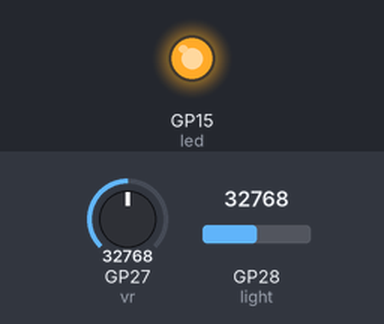
Simulated run of this program. Board: Raspberry Pi Pico running MicroPython. Parts: output pins drawn as LEDs (lit = HIGH). The inputs (shaded band) are chosen by the test bench; at power-on: GP27 (vr) = 32768, GP28 (light) = 32768 (analog values on the 0–65535 scale). What the program prints to the serial console is not drawn.

Above: at 5.0 s.
At 15.0 s:
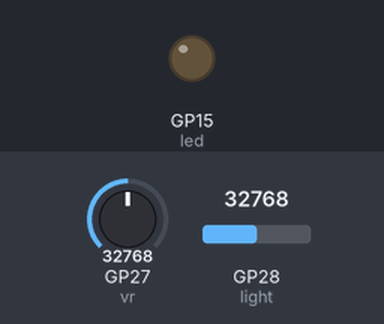
Timing chart, 0 to 26.0 s (numbered marks = the images above):
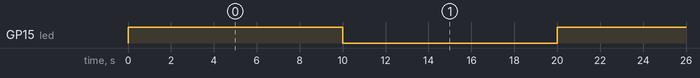

The program:

lesson14_1-6.py
```python
from machine import Timer,Pin,ADC
import time


def fun10(t:Timer |None = None): # :Timer可省略(寫出來提醒自己); 若沒賦值的話預設為None
    print('10 seconds passed!')
    led.toggle() #toggle: 拴扣

def fun500ms(t:Timer):
    print(f'light:{light.read_u16()}')
    print(f'vr:{vr.read_u16()}')

led = Pin(15, Pin.OUT)
light = ADC(Pin(28)) # 光敏電阻的實體
vr = ADC(Pin(27)) #可變電阻的實體
timer10 = Timer(period=10000, mode=Timer.PERIODIC, callback= fun10)
timer500ms = Timer(period=500, mode=Timer.PERIODIC, callback= fun500ms)
fun10()
```

Measured:
- by itself, GP15 (led): alternates HIGH for 10.0 s and LOW for 10.0 s
